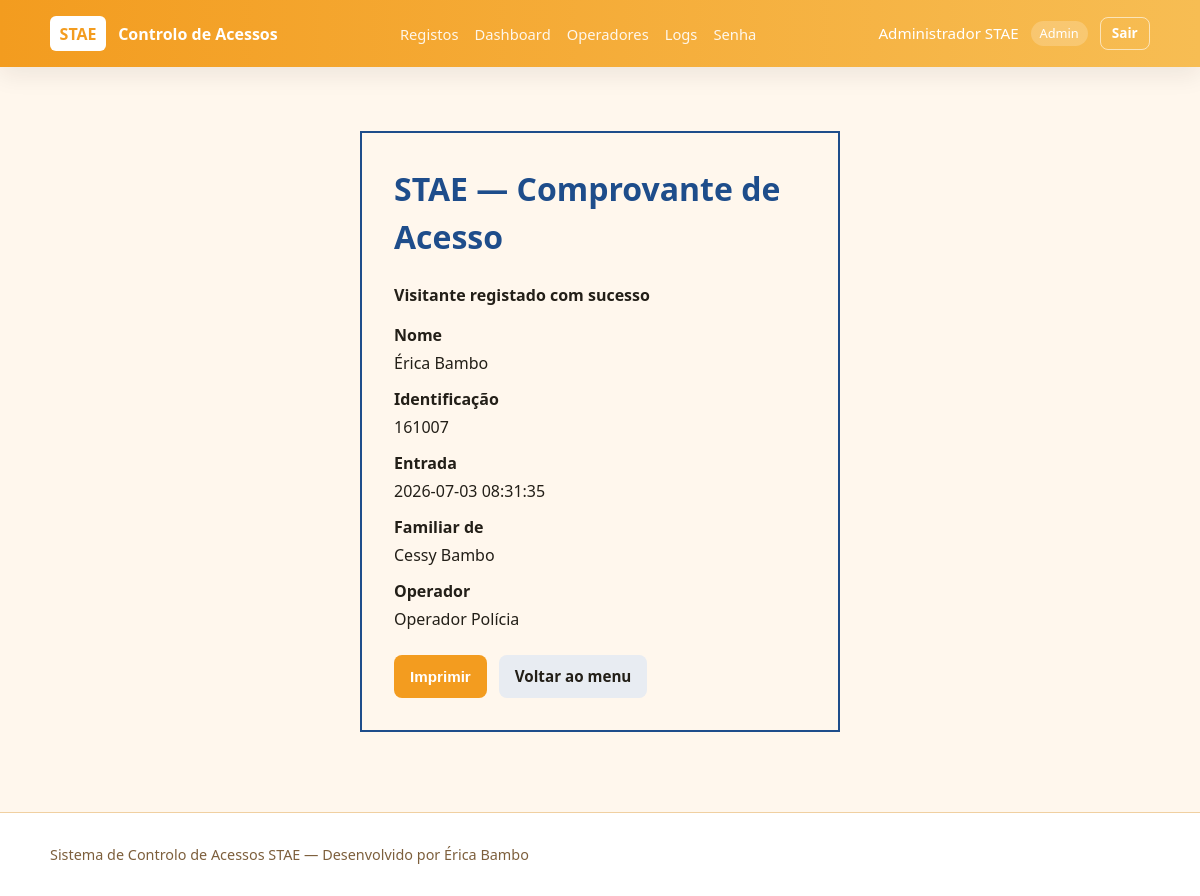
The page /comprovante/1 (signed in) on the database its author committed.
### tables this page shows
CREATE TABLE registos_acesso (
                    id INTEGER PRIMARY KEY AUTOINCREMENT,
                    tipo TEXT NOT NULL,
                    nome TEXT NOT NULL,
                    tipo_documento TEXT NOT NULL DEFAULT 'BI',
                    identificacao TEXT NOT NULL,
                    contacto_visitante TEXT,
                    contacto_visitado TEXT,
                    eh_familiar INTEGER NOT NULL DEFAULT 0,
                    departamento TEXT,
                    motivo_visita TEXT,
                    proveniencia TEXT,
                    bens_declarados TEXT,
                    valores_monetarios TEXT,
                    seguranca_armas TEXT DEFAULT 'Nenhuma Arma Detetada',
                    substancias_retidas TEXT,
                    foto_documento TEXT,
                    funcionario_visitado TEXT,
                    operador_id INTEGER NOT NULL,
                    registrado_em TIMESTAMP NOT NULL DEFAULT CURRENT_TIMESTAMP,
                    saida_em TIMESTAMP,
                    FOREIGN KEY (operador_id) REFERENCES operadores (id) ON DELETE CASCADE
                );

CREATE TABLE operadores (
                    id INTEGER PRIMARY KEY AUTOINCREMENT,
                    nome TEXT NOT NULL,
                    usuario TEXT NOT NULL UNIQUE,
                    senha_hash TEXT NOT NULL,
                    tipo TEXT NOT NULL,
                    ativo INTEGER NOT NULL DEFAULT 1,
                    criado_em TIMESTAMP NOT NULL DEFAULT CURRENT_TIMESTAMP
                );

### app/routes/registos.py (the view)
@registos_bp.route("/comprovante/<int:registo_id>")
def comprovante(registo_id):
    redirecionar = _requer_login() or _requer_permissao("comprovante")
    if redirecionar:
        return redirecionar
    registo = get_registo_por_id(registo_id)
    if not registo:
        flash("Registo não encontrado.", "erro")
        return redirect(url_for("registos.menu"))
    return render_template("comprovante.html", registo=registo)

### app/backend.py (called while the page is built, shortened)
def _is_testing():
    return os.environ.get("FLASK_ENV") == "testing" or os.environ.get("PYTEST_CURRENT_TEST") is not None

def _get_sqlite_path(url_or_path=None):
    candidate = url_or_path or os.environ.get("STAE_SQLITE_PATH", DATABASE_PATH)
    if candidate.startswith("sqlite:///"):
        candidate = candidate.replace("sqlite:///", "", 1)
    if candidate.startswith("sqlite://"):
        candidate = candidate.replace("sqlite://", "", 1)
    return candidate

def get_registo_por_id(registo_id):
    with BACKEND.get_db() as conn:
        with conn.cursor() as cursor:
            param = "?" if BACKEND.kind == "sqlite" else "%s"
            cursor.execute(
                f"""
                SELECT r.*, o.nome AS operador_nome, o.tipo AS operador_tipo
                FROM registos_acesso r
                JOIN operadores o ON o.id = r.operador_id
                WHERE r.id = {param}
                """,
                (registo_id,),
            )
            row = cursor.fetchone()
            return dict(row) if row else None

    def __enter__(self):
        return self.cursor

    def __exit__(self, exc_type, exc_val, exc_tb):
        self.cursor.close()

    def cursor(self):
        return SQLiteCursorWrapper(self.conn.cursor())

    def commit(self):
        self.conn.commit()

    def close(self):
        self.conn.close()

    def get_connection(self):
        if _is_testing():
            conn = sqlite3.connect("banco_teste.db")
            conn.row_factory = lambda cursor, row: {col[0]: row[idx] for idx, col in enumerate(cursor.description)}
            conn.execute("PRAGMA foreign_keys = ON")
            return SQLiteConnectionWrapper(conn)
        sqlite_path = _get_sqlite_path(DB_URL if DB_URL and str(DB_URL).startswith("sqlite") else os.environ.get("STAE_SQLITE_PATH", DATABASE_PATH))
        sqlite_dir = os.path.dirname(sqlite_path) or "."
        os.makedirs(sqlite_dir, exist_ok=True)
        conn = sqlite3.connect(sqlite_path)
        conn.row_factory = lambda cursor, row: {col[0]: row[idx] for idx, col in enumerate(cursor.description)}
        conn.execute("PRAGMA foreign_keys = ON")
        return SQLiteConnectionWrapper(conn)

### app/routes/registos.py (called while the page is built)
def _requer_login():
    if not session.get("operador_id"):
        return redirect(url_for("auth.login"))
    return None

### app/utils/permissions.py (called while the page is built)
def tem_permissao(tipo_operador, permissao):
    return permissao in PERMISSOES.get(tipo_operador, set())

### templates/comprovante.html (shortened to what this page needs)
{% extends "base.html" %}
{% block content %}
    <div class="comprovante">
        <h1>STAE — Comprovante de Acesso</h1>
        <p><strong>Visitante registado com sucesso</strong></p>
        <dl>
            <dt>Nome</dt>
            <dd>{{ registo.nome }}</dd>
            <dt>Identificação</dt>
            <dd>{{ registo.identificacao }}</dd>
            <dt>Entrada</dt>
            <dd>{{ registo.registrado_em }}</dd>
            {% if registo.eh_familiar %}
            <dt>Familiar de</dt>
            <dd>{{ registo.funcionario_visitado }}</dd>
            {% else %}
            <dt>Departamento</dt>
            <dd>{{ registo.departamento }}</dd>
            <dt>Motivo</dt>
            <dd>{{ registo.motivo_visita }}</dd>
            {% endif %}
            <dt>Operador</dt>
            <dd>{{ registo.operador_nome }}</dd>
        </dl>
        <div class="no-print" style="margin-top: 1.5rem; display: flex; gap: 0.75rem;">
            <button onclick="window.print()" class="btn btn-primary">Imprimir</button>
            <a href="{{ url_for('registos.menu') }}" class="btn btn-secondary">Voltar ao menu</a>
        </div>
    </div>
{% endblock %}

### static/css/style.css (style rules this page uses)
:root { --bg: #fff7ed; --surface: #ffffff; --text: #231f18; --muted: #7d5f3c; --primary: #f39c1f; --primary-hover: #d97b12; --border: #f0d0a1; --success: #2f7b3c; --success-bg: #e9f4e8; --error: #b42318; --error-bg: #fdecea; --shadow: 0 8px 24px rgba(35, 30, 22, 0.08); }
* { box-sizing: border-box; }
body { margin: 0; font-family: "Segoe UI", Tahoma, Geneva, Verdana, sans-serif; background: var(--bg); color: var(--text); line-height: 1.5; min-height: 100vh; }
.btn { display: inline-block; border: none; border-radius: 8px; padding: 0.65rem 1rem; font-size: 0.95rem; font-weight: 600; cursor: pointer; text-decoration: none; transition: background 0.15s ease; }
.btn-primary { background: var(--primary); color: #fff; }
.btn-secondary { background: #e8ecf2; color: var(--text); }

### templates/comprovante.html (style rules this page uses)
.comprovante { max-width: 480px; margin: 2rem auto; padding: 2rem; border: 2px solid #1e4d8b; }
.comprovante h1 { margin-top: 0; color: #1e4d8b; }
.comprovante dt { font-weight: 600; margin-top: 0.75rem; }
.comprovante dd { margin: 0.25rem 0 0; }

### rows shown on the page
registos_acesso: nome "Érica Bambo", identificacao "161007", registrado_em "2026-07-03 08:31:35", funcionario_visitado "Cessy Bambo"
operadores: operador_nome "Operador Polícia"

### other values the page prints
{{ session.operador_nome }} "Administrador STAE"
{{ session.operador_tipo }} "Admin"
